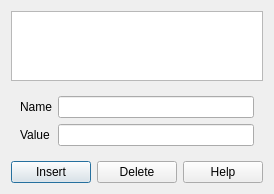
              <widget class="QWidget" name="attributesm2">
               <property name="geometry">
                <rect>
                 <x>0</x>
                 <y>0</y>
                 <width>257</width>
                 <height>191</height>
                </rect>
               </property>
               <attribute name="label">
                <string>Attributes</string>
               </attribute>
               <layout class="QVBoxLayout" name="verticalLayout_22">
                <item>
                 <widget class="QTableView" name="tvattributesviewm2">
                  <property name="alternatingRowColors">
                   <bool>true</bool>
                  </property>
                  <property name="selectionMode">
                   <enum>QAbstractItemView::MultiSelection</enum>
                  </property>
                  <property name="selectionBehavior">
                   <enum>QAbstractItemView::SelectRows</enum>
                  </property>
                  <property name="sortingEnabled">
                   <bool>true</bool>
                  </property>
                  <attribute name="horizontalHeaderShowSortIndicator" stdset="0">
                   <bool>true</bool>
                  </attribute>
                 </widget>
                </item>
                <item>
                 <widget class="QWidget" name="attributesgm2" native="true">
                  <layout class="QGridLayout" name="gridLayoutm7">
                   <item row="0" column="0">
                    <widget class="QLabel" name="lnameattributesm2">
                     <property name="text">
                      <string>Name</string>
                     </property>
                    </widget>
                   </item>
                   <item row="0" column="1">
                    <widget class="QLineEdit" name="lenameattributesm2"/>
                   </item>
                   <item row="1" column="1">
                    <widget class="QLineEdit" name="levalueattributesm2"/>
                   </item>
                   <item row="1" column="0">
                    <widget class="QLabel" name="lvalueattributesm2">
                     <property name="text">
                      <string>Value</string>
                     </property>
                    </widget>
                   </item>
                  </layout>
                 </widget>
                </item>
                <item>
                 <layout class="QHBoxLayout" name="attributeshm2">
                  <item>
                   <widget class="QPushButton" name="battributesinsertm2">
                    <property name="text">
                     <string>Insert</string>
                    </property>
                    <property name="icon">
                     <iconset resource="icons.qrc">
                      <normaloff>:/icons/ieditadd.png</normaloff>:/icons/ieditadd.png</iconset>
                    </property>
                    <property name="default">
                     <bool>true</bool>
                    </property>
                   </widget>
                  </item>
                  <item>
                   <widget class="QPushButton" name="battributesdeletem2">
                    <property name="text">
                     <string>Delete</string>
                    </property>
                    <property name="icon">
                     <iconset resource="icons.qrc">
                      <normaloff>:/icons/ieditdelete.png</normaloff>:/icons/ieditdelete.png</iconset>
                    </property>
                   </widget>
                  </item>
                  <item>
                   <widget class="QPushButton" name="battributeshelpm2">
                    <property name="text">
                     <string>Help</string>
                    </property>
                    <property name="icon">
                     <iconset resource="icons.qrc">
                      <normaloff>:/icons/ihelp.png</normaloff>:/icons/ihelp.png</iconset>
                    </property>
                   </widget>
                  </item>
                 </layout>
                </item>
               </layout>
              </widget>
